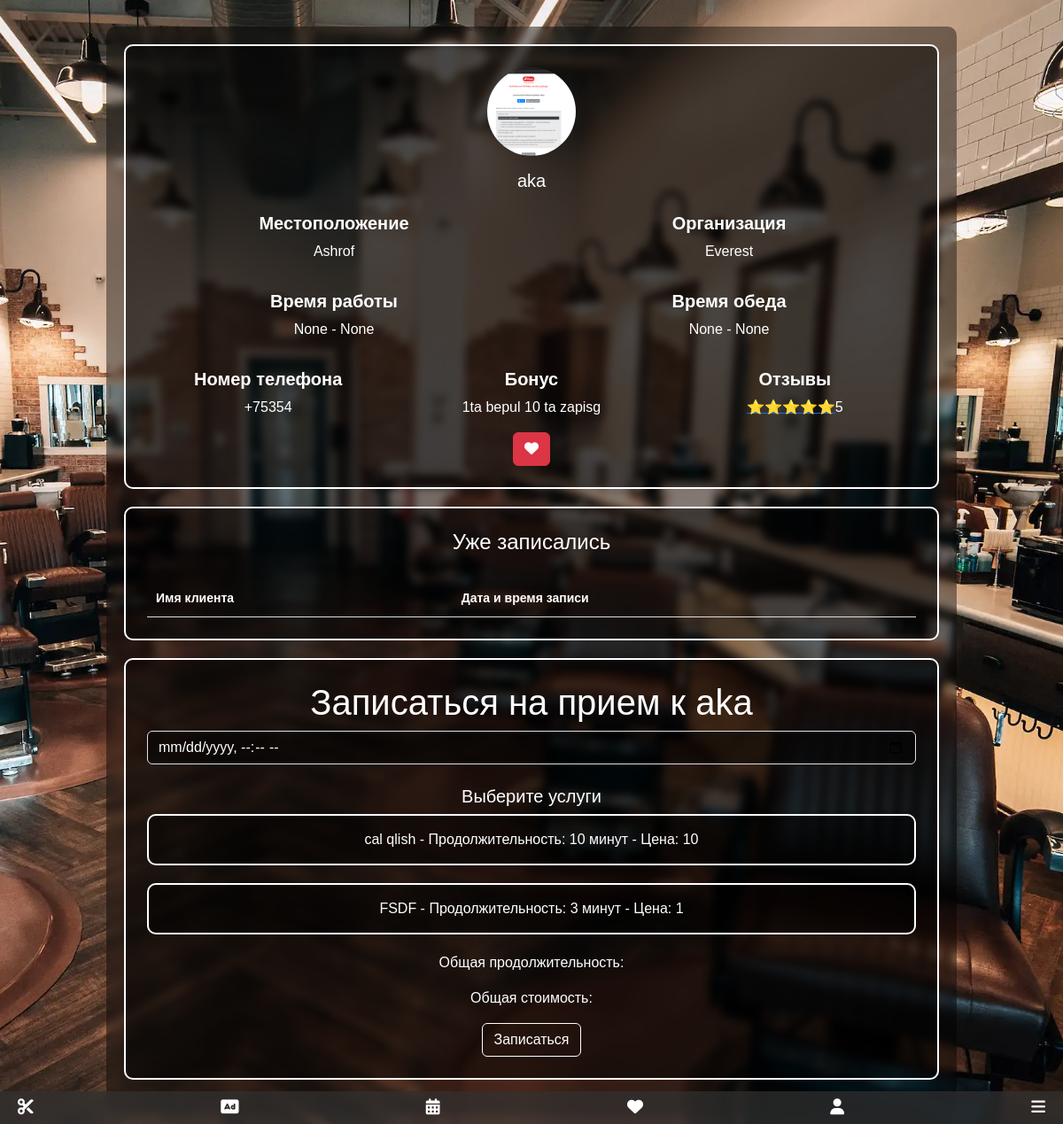
Screenshot of /cl/appointment/fc8351ea-cc34-480e-96e7-0d96da806413/ (signed in) with the database file from the repository.
### sartaroshxona/models.py (models this page shows, shortened)
class Barber(models.Model):
    id = models.UUIDField(primary_key=True, default=uuid.uuid4, editable=False)
    user = models.ForeignKey(CustomUser, on_delete=models.CASCADE, related_name='barber_profile')
    profile_image = models.ImageField(upload_to='profile_images/', null=True, blank=True)
    start_work = models.TimeField(null=True, blank=True)
    end_work = models.TimeField(null=True, blank=True)
    launch_start_time = models.TimeField(null=True, blank=True)
    launch_end_time = models.TimeField(null=True, blank=True)
    location = models.CharField(max_length=50, null=True, blank=True,default="")
    organization_name = models.CharField(max_length=50, null=True, blank=True,default="")
    bonus = models.CharField(max_length=150, null=True, blank=True, default="")  # Add the bonus field
    CURRENCY_CHOICES = [
        ('USD', 'US Dollar'),
        ('EUR', 'Euro'),
        ('RUB', 'Russian Ruble'),
        ('TJS', 'Tajik Somoni'),
        ('UZS', 'Uzbekistani Soʻm'),
    ]
    currency = models.CharField(max_length=3, choices=CURRENCY_CHOICES, default='TJS')
    active_barber = models.BooleanField(default=False)
    payment = models.BooleanField(default=False)
    payment_expiration_date = models.DateTimeField(null=True, blank=True)

class Service(models.Model):
    barber = models.ForeignKey('Barber', on_delete=models.CASCADE, related_name='provided_services')
    title = models.CharField(max_length=50)
    price = models.IntegerField()
    duration_minutes = models.PositiveIntegerField()

### main/models.py (models this page shows)
class CustomUser(AbstractUser):
    id = models.UUIDField(primary_key=True, default=uuid.uuid4, editable=False)
    is_barber = models.BooleanField(default=False)
    phone_number = models.CharField(max_length=20, null=True, blank=True, default="")
    favorite_barbers = models.ManyToManyField('sartaroshxona.Barber', blank=True, related_name='favorited_by')
    agreement = models.BooleanField(default=False)
    country =  models.ForeignKey(Country, on_delete=models.SET_NULL, blank=True, null=True)
    region = models.ForeignKey(Region, on_delete=models.SET_NULL, blank=True, null=True)
    district = models.ForeignKey(District, on_delete=models.SET_NULL, blank=True, null=True)
    city = models.ForeignKey(City, on_delete=models.SET_NULL, blank=True, null=True)
    USERNAME_FIELD = 'username'
    REQUIRED_FIELDS = ['email']
    objects = CustomUserManager()
    def __str__(self):
        return self.username

### clients/views.py (the view)
# urls.py: path('appointment/<uuid:barber_id>/', views.appointment, name='appointment'),
@login_required
@is_client_required
def appointment(request, barber_id):
    barber = get_object_or_404(Barber, id=barber_id)
    services = Service.objects.filter(barber=barber)
    appointments = Appointment.objects.filter(barber=barber)
    if request.method == 'POST':
        if barber.user == request.user:
            messages.error(request, 'Вы не можете записаться на прием к самому себе')
            return redirect(reverse('appointment', args=[barber_id]))
        selected_service_ids_json = request.POST.get('selected_services')
        selected_service_ids = json.loads(selected_service_ids_json)
        selected_services = Service.objects.filter(pk__in=selected_service_ids)
        appointment_form = AppointmentForm(request.POST)
        if selected_services and appointment_form.is_valid():
            total_duration = int(request.POST.get('total_duration'))
            appointment_time = appointment_form.cleaned_data['appointment_time']
            duration = datetime.timedelta(minutes=total_duration)
            end_time = appointment_time + duration
            now = barber.get_user_time_zone()
            appointment_time_naive = appointment_time.replace(tzinfo=None)
            if now <= appointment_time_naive:
                if not is_overlapping(appointment_time, end_time):
                    appointment = appointment_form.save(commit=False)
                    appointment.barber = Barber.objects.get(id=barber_id)
                    appointment.client = request.user
                    appointment.appointment_end_time = end_time
                    appointment.save()
                    appointment.service.add(*selected_services)
                    messages.success(request, 'Поздравляем, ваша запись создана')
                    return redirect(reverse('appointment', args=[barber_id]))
                else:
                    messages.error(request, 'Дата и время уже выбраны')
                    return redirect(reverse('appointment', args=[barber_id]))
            else:
                messages.error(request, 'Вы не можете записаться на прием в прошлом')
                return redirect(reverse('appointment', args=[barber_id]))
        else:
            messages.error(request, 'Дата и время или услуга не выбраны')
            return redirect(reverse('appointment', args=[barber_id]))
    else:
        appointment_form = AppointmentForm()
    return render(request, 'clients/appointment.html', {
        'barber': barber,
        'services': services,
        'appointments': appointments,
        'appointment_form': appointment_form,
    })

### clients/forms.py
class AppointmentForm(forms.ModelForm):
    class Meta:
        model = Appointment
        fields = ['appointment_time']
        widgets = {
            'appointment_time': forms.DateTimeInput(attrs={'type': 'datetime-local'}),
        }

### clients/templates/clients/appointment.html (shortened to what this page needs)
{% extends 'main/base.html' %}
{% load static %}
{% block content %}
{% include 'main/messages.html' %}
<link href="https://cdn.jsdelivr.net/npm/bootstrap@5.3.0/dist/css/bootstrap.min.css" rel="stylesheet">
<link rel="stylesheet" href="https://cdnjs.cloudflare.com/ajax/libs/font-awesome/5.15.4/css/all.min.css">
<link rel="stylesheet" href="{% static '/css/appointment.css' %}">
{% include 'main/navbar.html' %}
<div class="container">
    <div class="card p-4">
      <div class="text-center mb-3">
          {% if barber.profile_image %}
              <img src="{{ barber.profile_image.url }}" class="rounded-circle" alt="Изображение профиля" id="barber-image">
          {% else %}
              <img src="{% static 'images/default.jpg' %}" class="rounded-circle" alt="Изображение по умолчанию" id="barber-image">
          {% endif %}
          <h5 class="mt-3">{{ barber.user.username }}</h5>
      </div>
      <div class="row mb-3">
          <div class="col text-center">
              <h5><strong>Местоположение</strong></h5>
              <p>{{ barber.location }}</p>
          </div>
          <div class="col text-center">
              <h5><strong>Организация</strong></h5>
              <p>{{ barber.organization_name }}</p>
          </div>
      </div>
      <div class="row mb-3">
          <div class="col text-center">
              <h5><strong>Время работы</strong></h5>
              <p>{{ barber.start_work }} - {{ barber.end_work }}</p>
          </div>
          <div class="col text-center">
              <h5><strong>Время обеда</strong></h5>
              <p>{{ barber.launch_start_time }} - {{ barber.launch_end_time }}</p>
          </div>
      </div>
      <div class="row">
          <div class="col text-center">
              <h5><strong>Номер телефона</strong></h5>
              <p>{{ barber.user.phone_number }}</p>
          </div>
          <div class="col text-center">
            <h5><strong>Бонус</strong></h5>
            <p>{{ barber.bonus }}</p>
          </div>
          <div class="col text-center">
              <h5><strong>Отзывы</strong></h5>
              <p><a href="{{ barber.feedback_link }}">⭐️⭐️⭐️⭐️⭐️</a>5</p>
          </div>
          <form method="post" action="{% url 'update_favorites' barber.id %}">
            <div class="col text-center">
                {% if barber in request.user.favorite_barbers.all %}
                    <button type="submit" name="unfavorite" class="btn btn-danger" id="favorite-btn"><i class="fas fa-heart"></i></button>
                {% else %}
                    <button type="submit" name="favorite" class="btn btn-outline-danger" id="favorite-btn"><i class="fas fa-heart"></i></button>
                {% endif %}
            </div>
          </form>
      </div>
    </div>
    <div class="card p-4">
      <h4>Уже записались</h4>
      <table>
          <thead>
              <tr>
                  <th>Имя клиента</th>
                  <th>Дата и время записи</th>
              </tr>
          </thead>
      </table>
    </div>
    <div class="card p-4">
      <h1>Записаться на прием к {{ barber.user }}</h1>
      <form method="post" onsubmit="prepareSelectedServices()" id="appointment-form">
        <input type="datetime-local" name="appointment_time" class="form-control mb-4 black-input" value="{{ appointment_form.appointment_time.value }}" id="appointmentDatetime">
        <h5>Выберите услуги</h5>
        <div class="services-list" id="services-container">
          {% for service in services %}
          <div class="service-item" data-service-id="{{ service.id }}" onclick="toggleService(this)">
            {{ service.title }} - Продолжительность: {{ service.duration_minutes }} минут - Цена: {{ service.price }}
          </div>
          {% endfor %}
        </div>
        <div class="selected-services">
          <p>Общая продолжительность: </p>
          <p>Общая стоимость: </p>
        </div>
        <input type="submit" class="btn btn-outline-primary" value="Записаться">
      </form>
    </div>
</div>
{% endblock %}

### main/templates/main/base.html
<!DOCTYPE html>
<html lang="en">
<head>
</head>
<body>
    {% block content %}
    {% endblock %}
</body>
</html>

### main/templates/main/messages.html (shortened to what this page needs)
{% load static %}
<link rel="stylesheet" href="{% static 'css/messages.css' %}">

### main/templates/main/navbar.html (shortened to what this page needs)
<!DOCTYPE html>
<html lang="en">
<head>
<link rel="stylesheet" href="https://cdnjs.cloudflare.com/ajax/libs/font-awesome/6.0.0/css/all.min.css">
</head>
<body>
  {% if request.user.is_barber %}
    <div class="navbar">
      <a href="/sar/workplace/in_queue/" class="navbar-icon"><i class="fas fa-briefcase"></i></a>
      <a href="/main/ads_list/" class="navbar-icon"><i class="fas fa-ad"></i></a>
      <a href="/sar/barber_profile/" class="navbar-icon"><i class="fas fa-user"></i></a>
      <a href="/main/others/" class="navbar-icon"><i class="fa-solid fa-bars"></i></a>
    </div>
  {% else %}
    <div class="navbar">
      <a href="/cl/barbers_list/" class="navbar-icon"><i class="fas fa-cut"></i></a>
      <a href="/main/ads_list/" class="navbar-icon"><i class="fas fa-ad"></i></a>
      <a href="/cl/my_appointments/" class="navbar-icon"><i class="fas fa-calendar-alt"></i></a>
      <a href="/cl/favorites/" class="navbar-icon"><i class="fas fa-heart"></i></a>
      <a href="/cl/client_profile/" class="navbar-icon"><i class="fas fa-user"></i></a>
      <a href="/main/others/" class="navbar-icon"><i class="fa-solid fa-bars"></i></a>
    </div>
  {% endif %}
</body>
</html>

### clients/static/css/appointment.css (style rules this page uses)
body { background: url('../images/backround.jpg'); background-size: cover; background-position: center; color: #fff; font-family: 'Arial', sans-serif; margin: 0; padding: 0; display: flex; justify-content: center; align-items: center; height: 100vh; }
.container { text-align: center; width: 80%; backdrop-filter: blur(5px); overflow-y: auto; height: calc(100vh - 40px); margin-top: 20px; border-radius: 10px; padding: 20px; background-color: rgba(0, 0, 0, 0.419); }
.card { background-color: rgba(0, 0, 0, 0.5); color: #fff; border: 2px solid #fff; margin-bottom: 20px; padding: 30px 20px; }
.btn-outline-primary { color: #fff; border-color: #fff; }
#barber-image { width: 100px; height: 100px; object-fit: cover; }
.black-input { background-color: rgba(0, 0, 0, 0.5); color: #fff; }
table { width: 100%; margin-top: 20px; border-collapse: collapse; border-spacing: 0; }
th, td { padding: 10px; text-align: left; border-bottom: 1px solid #ddd; font-size: 14px; }
.card.p-4 { background-color: rgba(0, 0, 0, 0.5); color: #fff; border: 2px solid #fff; margin-bottom: 20px; padding: 30px 20px; border-radius: 10px; }
.services-list { display: flex; flex-direction: column; gap: 20px; }
.service-item { width: 100%; background-color: rgba(0, 0, 0, 0.5); color: #fff; border: 2px solid #fff; padding: 15px; border-radius: 10px; box-sizing: border-box; cursor: pointer; }
.selected-services { margin-top: 20px; }

### main/templates/main/navbar.html (style rules this page uses)
.navbar { backdrop-filter: blur(5px); background-color: rgba(51, 51, 51, 0.7); color: #fff; padding: 5px; text-align: center; position: fixed; bottom: 0; left: 0; width: 100%; z-index: 1000; }
.navbar .navbar-icon { margin: 0 15px; font-size: 18px; color: #fff; }

### rows the page displays
Barber: profile_image (picture), user.username "aka", location "Ashrof", organization_name "Everest", start_work "None", end_work "None", launch_start_time "None", launch_end_time "None", user.phone_number "+75354", bonus "1ta bepul 10 ta zapisg", user "aka"
Service: title "cal qlish", duration_minutes "10", price "10"
Service: title "FSDF", duration_minutes "3", price "1"
